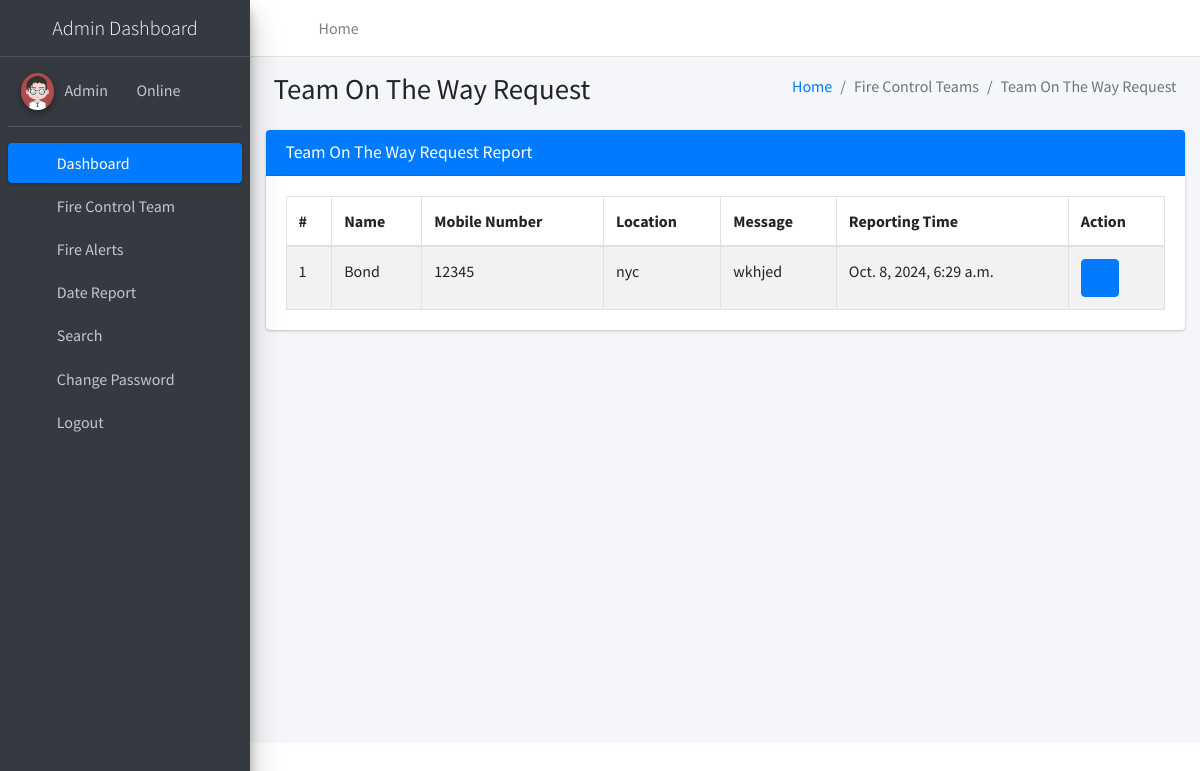
/teamontheway (signed in), run on the app's committed database.
### firereport/models.py (models this page shows, shortened)
class Firereport(models.Model):
    FullName = models.CharField(max_length=250, null=True)
    MobileNumber = models.CharField(max_length=12, null=True)
    Location = models.CharField(max_length=200, null=True)
    Message = models.CharField(max_length=200, null=True)
    AssignTo = models.ForeignKey(Teams, on_delete=models.CASCADE, null=True)
    Status = models.CharField(max_length=150, null=True)
    Postingdate = models.DateTimeField(auto_now_add=True)
    AssignedTime = models.CharField(max_length=150, null=True)
    UpdationDate = models.DateTimeField(null=True)

### firereport/views.py (the view)
# urls.py: path('teamontheway', teamontheway, name='teamontheway'),
def teamontheway(request):
    if not request.user.is_authenticated:
        return redirect('admin_login')
    firereport = Firereport.objects.filter(Status='Team On the Way')
    return render(request, 'admin/teamontheway.html', locals())

### firereport/templates/admin/teamontheway.html
{% extends 'adminNavbar.html' %}
{% block main %}
{% load static %}
<section class="content">
    <div class="content-header">
        <div class="container-fluid">
            <div class="row mb-2">
                <div class="col-sm-6">
                    <h1 class="m-0">Team On The Way Request</h1>
                </div>
                <div class="col-sm-6">
                    <ol class="breadcrumb float-sm-right">
                        <li class="breadcrumb-item"><a href="{% url 'dashboard' %}">Home</a></li>
                        <li class="breadcrumb-item active">Fire Control Teams</li>
                        <li class="breadcrumb-item active">Team On The Way Request</li>
                    </ol>
                </div>
            </div>
        </div>
    </div>
    <div class="container-fluid">
        <div class="row">
            <div class="col-md-12">
                <div class="card card-primary">
                    <div class="card-header">
                        <h3 class="card-title">Team On The Way Request Report</h3>
                    </div>
                    <div class="card-body">
                        <table id="example1" class="table table-bordered table-striped">
                            <thead>
                            <tr>
                                <th>#</th>
                                <th>Name</th>
                                <th>Mobile Number</th>
                                <th>Location</th>
                                <th>Message</th>
                                <th>Reporting Time</th>
                                <th>Action</th>
                            </tr>
                            </thead>
                            <tbody>
                            {% for i in firereport %}
                            <tr>
                                <td>{{forloop.counter}}</td>
                                <td>{{i.FullName}}</td>
                                <td>{{i.MobileNumber}}</td>
                                <td>{{i.Location}}</td>
                                <td>{{i.Message}}</td>
                                <td>{{i.Postingdate}}</td>
                                <td>
                                    <div class="btn-group">
                                        <a class="btn btn-primary" href="{% url 'viewRequestDetails' i.id %}"><i
                                                class="fa fa-eye"></i></a>
                                    </div>
                                </td>
                            </tr>
                            {% endfor %}
                            </tbody>
                        </table>
                    </div>
                </div>
            </div>
        </div>
    </div>
</section>
{% endblock %}

### data on the page
Firereport: FullName "Bond", MobileNumber "12345", Location "nyc", Message "wkhjed", Postingdate "Oct. 8, 2024, 6:29 a.m."
